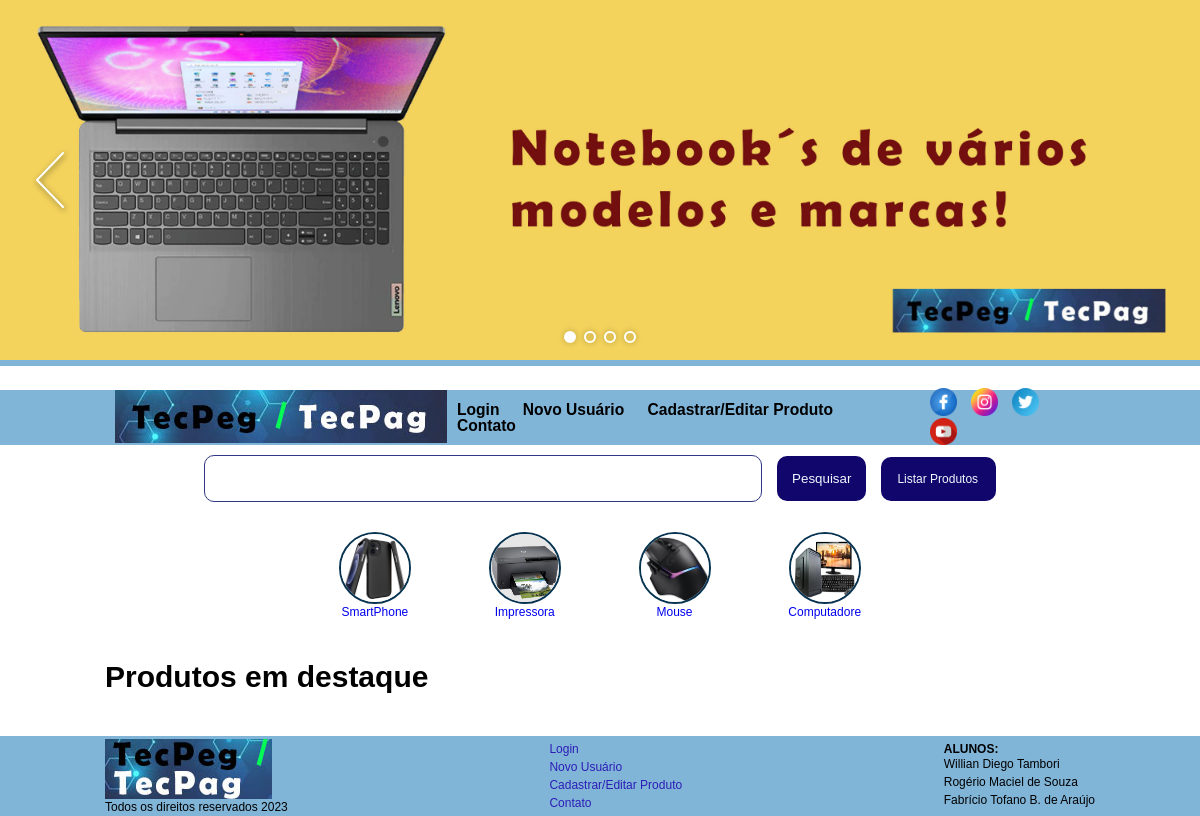
The app's page /testindex.php, older data.
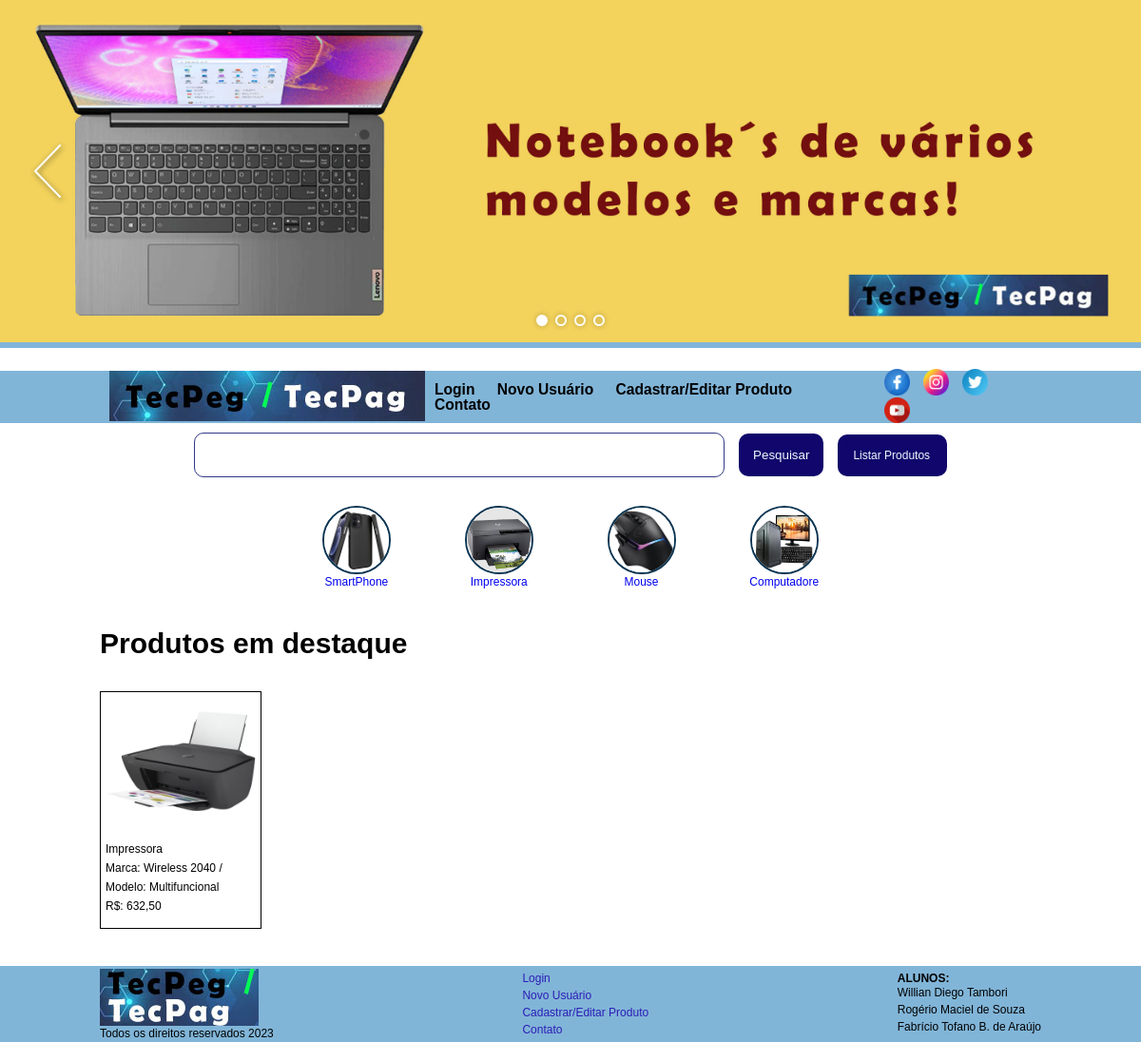
The same page, newer data.
### tables this page shows
CREATE TABLE `produto` (
  `cod` int(11) NOT NULL,
  `id` int(11) NOT NULL,
  `nome` varchar(100) DEFAULT NULL,
  `marca` varchar(100) DEFAULT NULL,
  `modelo` varchar(100) DEFAULT NULL,
  `dataFabr` date DEFAULT NULL,
  `descricao` text DEFAULT NULL,
  `valor` varchar(100) DEFAULT NULL,
  `foto` varchar(100) DEFAULT NULL
);

### processamento/funcoesBD.php (called while the page is built, shortened)
<?php
function conectarBD(){
    $conexao = mysqli_connect("localhost","root","","ulx");
    return($conexao);
}
function retornarProduto(){
    $conexao = conectarBD();
    $consulta = "SELECT * FROM produto";
    $listaProduto = mysqli_query($conexao,$consulta);
    return $listaProduto;
}
?>

### testindex.php (the view, shortened to what this page needs)
<?php require "processamento/funcoesBD.php" ?>
<!DOCTYPE html>
<html lang="en">
<head>
    <?php include "incHead.php" ?>
</head>
<body>
<div class="bannerHome">
<div class="slideshow" style="height: 0; overflow: hidden">
  <div class="slide" ><img src="img/carousel/carousel-1.jpg"></div>
</div>
</div>
<?php include "incMenuSup.php" ?>
    <section>
        <h1>Produtos em destaque</h1>
        <article class="contentHome">
            <?php
            $control = 0;
                $listaProduto = retornarProduto();
                while($produto = mysqli_fetch_assoc($listaProduto))
                { if($control < 1){?>
                    <div class="prodMini">
                        <a href="produtoDetalhe.php?cod=<?php echo $produto['cod'] ?>"><figure> <img src="<?php include "incCaminho.php" ?><?php echo $produto["foto"]; ?>" width="100%"> </figure></a>
                        <legend>
                            <h2><?php echo $produto['nome'] ?></h2>
                            <p>Marca: <?php echo $produto["modelo"] ?> / Modelo: <?php echo $produto['descricao'] ?>
                            <br>R$: <?php echo  $produto['valor'] ?></p>
                        </legend>
                    </div>
                <?php $control += 1;} }
                ?>
        </article>
    </section>
    <?php include "incFooter.php" ?>
</body>
</html>

Row changes from the older to the newer data that the page shows:
added produto: foto (picture), nome "Impressora", modelo "Wireless 2040", descricao "Multifuncional", valor "632,50"
